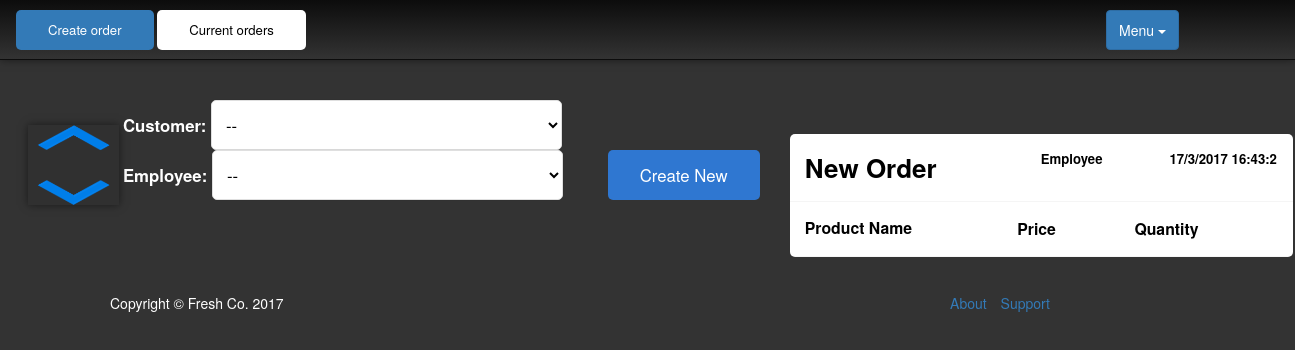
The page /admin/index.php?page=create_order on the database as committed earlier.
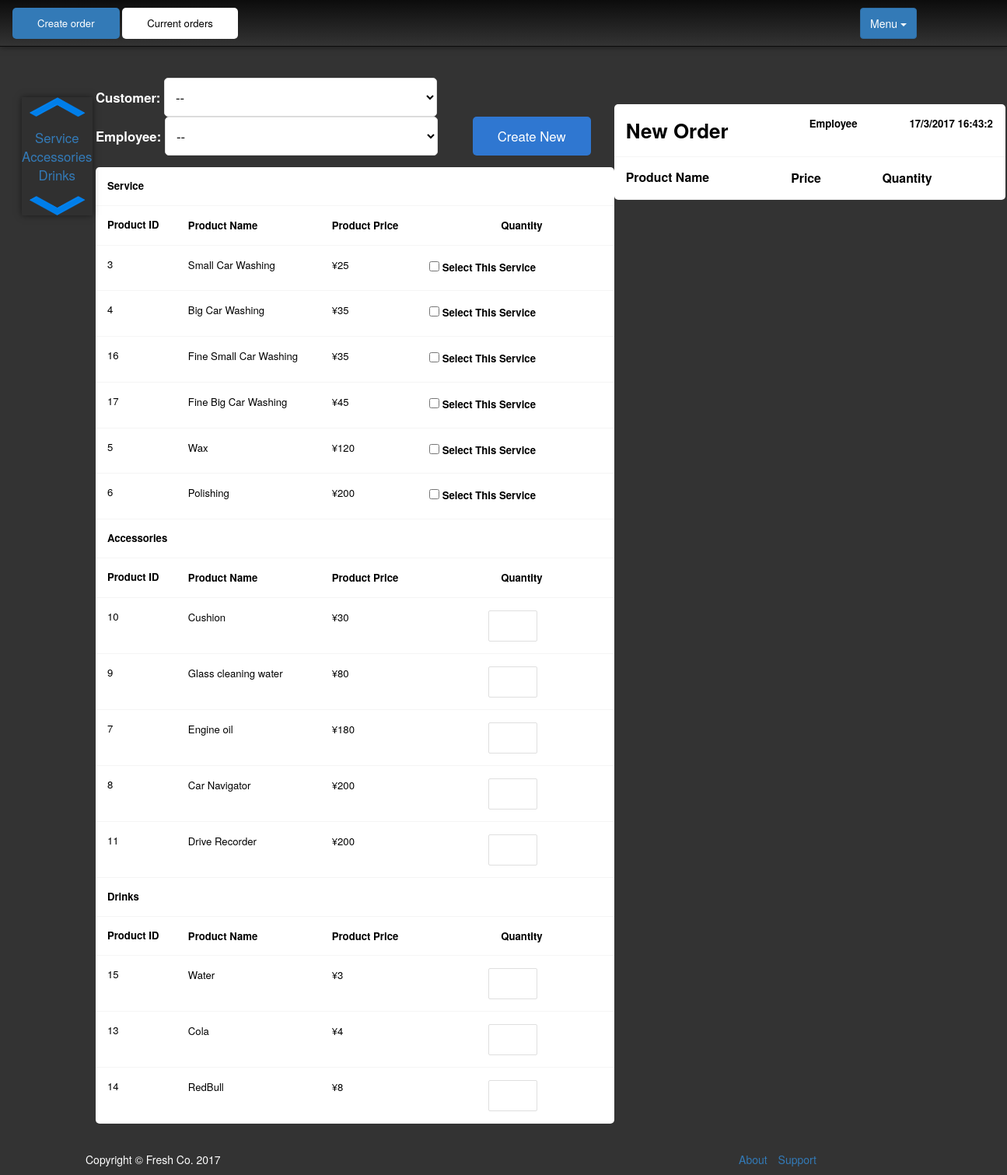
The same page on the database as committed later.
### tables this page shows
CREATE TABLE IF NOT EXISTS `product_service` (
  `id` int(10) unsigned NOT NULL,
  `product_name` varchar(50) DEFAULT NULL,
  `Price` int(11) DEFAULT NULL,
  `type_id` int(11) DEFAULT NULL
);

### admin/inc/db.php (called while the page is built, shortened)
<?php
 class Mysql{
	function __construct(){
		$this->conn=$this->getConn();
	}
	function getConn(){
        $conn =  mysql_connect('localhost','root','0618') or die("Cannot connect to server".mysql_error());
        return $conn;
    }
	function fetch($result){
        $row = mysql_fetch_array($result);
        return $row;
    }
	function query($sql){
        $res = mysql_query($sql,$this->conn) or die(mysql_error());
		return $res;
	}
}
$mysql = new Mysql();
?>

### admin/create_order.php (the view, shortened to what the changed rows need)
<?php
	$sql_fcata = "SELECT type_id,product_name FROM product_service WHERE price IS NULL ORDER BY type_id";
	$result_fcata = $mysql->query($sql_fcata);
?>
		<form id='order_table' action='index.php?page=create_order' method ='post'>
			<div class='create_order'>
				<table>
	<?php
		while($row_fcata = $mysql->fetch($result_fcata)) {
			$cata_id = $row_fcata['type_id'];
	        $sql_finfo = "select s.id,s.product_name as product_name,s.price,s.type_id from product_service as s join product_service as p where p.id = s.type_id and s.price IS NOT NULL and s.type_id = $cata_id ORDER BY s.price";
	        $result_finfo = $mysql->query($sql_finfo);
            echo "<th colspan='5' id=".$row_fcata['product_name'].">".$row_fcata['product_name']."</th>
					<tr>
						<td><b>Product ID</b></td>
						<td><b>Product Name</b></td>
						<td><b>Product Price</b></td>
						<td class='text-centered'><b>Quantity</b></td>
					</tr>";
            while($row_finfo = $mysql->fetch($result_finfo)) {
                echo "<tr>
						<td>".$row_finfo['id']."</td>
						<td>".$row_finfo['product_name']." </td>
						<td>&#165;".$row_finfo['price']." </td>";
				if($cata_id==1){
					echo "<td>
								<label><input type='checkbox' id='checkbox{$row_finfo['id']}' onclick='var i=document.getElementById({$row_finfo['id']});i.value=(i.value==1)?0:1'> Select This Service</label>
								<input type='hidden' id='{$row_finfo['id']}' name='odproduct[{$row_finfo['id']}]'>
							</td>
						</tr>";
				}else{
					echo "<td onmousemove='vis({$row_finfo['id']})' onmouseout='hide({$row_finfo['id']});check({$row_finfo['id']})'>
							<button id='l{$row_finfo['id']}' class='bnum' type='button' onclick='m({$row_finfo['id']})' ><b>-</b></button>
							<input type='number' id='{$row_finfo['id']}' name='odproduct[{$row_finfo['id']}]' min = '0' max = '999'/>
							<button id='r{$row_finfo['id']}' class='bnum' type='button' onclick='a({$row_finfo['id']})' ><b>+</b></button>
						</td>
					</tr>";
				}
            }
		}
	?>
				</table>
			</div>
		</form>

### admin/inc/nav.php (shortened to what the changed rows need)
<div class='col-xs-1'>
	<div class="left_tab">
		<a href='#'><img src='../static/img/icon/up.png'/></a><br/>
		<?php
		if ($page == 'create_order' || ($_GET['action']=='weekly') || $_GET['action']=='sold') {
			$sql_fcata = "SELECT product_name FROM product_service WHERE price IS NULL ORDER BY type_id";
			$res_fcata = $mysql->query($sql_fcata);
			while($row_fcata = $mysql->fetch($res_fcata)){
				echo "<a href=#".$row_fcata['product_name'].">".$row_fcata['product_name']."</a><br/>";
			}
		}
		?>
		<a href='#bottom'><img src='../static/img/icon/down.png'/></a>
	</div>
</div>
<div class='col-xs-10'>
         <dl class="container">
		<dd class="row clearfix">

Rows that differ between the two databases and show on the page:
added product_service: product_name "Service"
added product_service: product_name "Accessories"
added product_service: product_name "Drinks"
added product_service: id "3", product_name "Small Car Washing", Price "25", shown under "Service"
added product_service: id "4", product_name "Big Car Washing", Price "35", shown under "Service"
added product_service: id "16", product_name "Fine Small Car Washing", Price "35", shown under "Service"
added product_service: id "17", product_name "Fine Big Car Washing", Price "45", shown under "Service"
added product_service: id "5", product_name "Wax", Price "120", shown under "Service"
added product_service: id "6", product_name "Polishing", Price "200", shown under "Service"
added product_service: id "10", product_name "Cushion", Price "30", shown under "Accessories"
added product_service: id "9", product_name "Glass cleaning water", Price "80", shown under "Accessories"
added product_service: id "7", product_name "Engine oil", Price "180", shown under "Accessories"
added product_service: id "8", product_name "Car Navigator", Price "200", shown under "Accessories"
added product_service: id "11", product_name "Drive Recorder", Price "200", shown under "Accessories"
added product_service: id "15", product_name "Water", Price "3", shown under "Drinks"
added product_service: id "13", product_name "Cola", Price "4", shown under "Drinks"
added product_service: id "14", product_name "RedBull", Price "8", shown under "Drinks"
